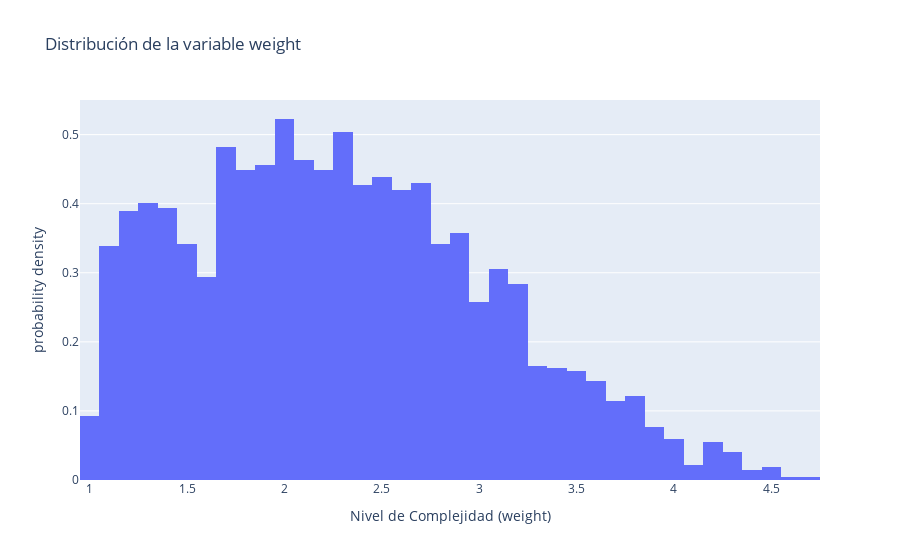

Notebook cell for this chart:
### Markdown cell above
### 4.2 Complejidad y Valoración Media
El nivel de complejidad y la valoración media de un juego pueden tener relación con su popularidad. Analizaremos estas variables y su relación con `num_votes` para acotar el espacio de diseño de nuestro juego de mesa.

#### 4.2.1 Nivel de Complejidad - `weight`
Empezaremos representando gráficamente la distribución de la variable `weight` utilizando la función `.histogram` de la librería `pyplot.express`.

### Code cell
fig_weight = px.histogram(bgg, x="weight", histnorm="probability density", title="Distribución de la variable weight", 
                  labels = {
                      "weight": "Nivel de Complejidad (weight)",
                  })
fig_weight.show()

### Figure 1 — Plotly figure (JSON) as saved in the notebook; plotly's stock layout.template omitted (floating-point values rounded to 4 significant figures; data arrays with more than 128 entries replaced by an {"elided": "..."} marker saying what was removed)
{"data": [{"alignmentgroup": "True", "bingroup": "x", "histnorm": "probability density", "hovertemplate": "Nivel de Complejidad (weight)=%{x}<br>probability density=%{y}<extra></extra>", "legendgroup": "", "marker": {"color": "#636efa", "pattern": {"shape": ""}}, "name": "", "offsetgroup": "", "orientation": "v", "showlegend": false, "type": "histogram", "x": {"elided": "2717 float values"}, "xaxis": "x", "yaxis": "y"}], "layout": {"barmode": "relative", "legend": {"tracegroupgap": 0}, "title": {"text": "Distribución de la variable weight"}, "xaxis": {"anchor": "y", "domain": [0, 1], "title": {"text": "Nivel de Complejidad (weight)"}}, "yaxis": {"anchor": "x", "domain": [0, 1], "title": {"text": "probability density"}}}}
